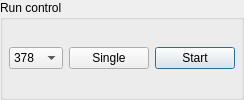
    <widget class="QGroupBox" name="runBox">
     <property name="sizePolicy">
      <sizepolicy hsizetype="Minimum" vsizetype="Minimum">
       <horstretch>0</horstretch>
       <verstretch>0</verstretch>
      </sizepolicy>
     </property>
     <property name="title">
      <string>Run control</string>
     </property>
     <layout class="QGridLayout" name="runLayout">
      <property name="horizontalSpacing">
       <number>6</number>
      </property>
      <property name="verticalSpacing">
       <number>3</number>
      </property>
      <property name="margin">
       <number>6</number>
      </property>
      <item row="0" column="1">
       <widget class="QComboBox" name="addressBox">
        <property name="sizePolicy">
         <sizepolicy hsizetype="Expanding" vsizetype="Fixed">
          <horstretch>0</horstretch>
          <verstretch>0</verstretch>
         </sizepolicy>
        </property>
        <property name="minimumSize">
         <size>
          <width>0</width>
          <height>0</height>
         </size>
        </property>
        <property name="maximumSize">
         <size>
          <width>16777215</width>
          <height>16777215</height>
         </size>
        </property>
        <property name="sizeIncrement">
         <size>
          <width>0</width>
          <height>0</height>
         </size>
        </property>
        <property name="baseSize">
         <size>
          <width>0</width>
          <height>0</height>
         </size>
        </property>
        <property name="currentIndex">
         <number>1</number>
        </property>
        <property name="maxCount">
         <number>3</number>
        </property>
        <item>
         <property name="text">
          <string notr="true">3BC</string>
         </property>
        </item>
        <item>
         <property name="text">
          <string notr="true">378</string>
         </property>
        </item>
        <item>
         <property name="text">
          <string notr="true">278</string>
         </property>
        </item>
       </widget>
      </item>
      <item row="0" column="2">
       <widget class="QPushButton" name="singleButton">
        <property name="enabled">
         <bool>true</bool>
        </property>
        <property name="sizePolicy">
         <sizepolicy hsizetype="Minimum" vsizetype="Fixed">
          <horstretch>0</horstretch>
          <verstretch>0</verstretch>
         </sizepolicy>
        </property>
        <property name="text">
         <string>Single</string>
        </property>
        <property name="iconSize">
         <size>
          <width>16</width>
          <height>16</height>
         </size>
        </property>
        <property name="checkable">
         <bool>true</bool>
        </property>
        <property name="flat">
         <bool>false</bool>
        </property>
       </widget>
      </item>
      <item row="0" column="3">
       <widget class="QPushButton" name="runButton">
        <property name="sizePolicy">
         <sizepolicy hsizetype="Minimum" vsizetype="Fixed">
          <horstretch>0</horstretch>
          <verstretch>0</verstretch>
         </sizepolicy>
        </property>
        <property name="text">
         <string>Start</string>
        </property>
        <property name="iconSize">
         <size>
          <width>16</width>
          <height>16</height>
         </size>
        </property>
        <property name="checkable">
         <bool>true</bool>
        </property>
        <property name="autoDefault">
         <bool>true</bool>
        </property>
        <property name="default">
         <bool>true</bool>
        </property>
       </widget>
      </item>
     </layout>
    </widget>
